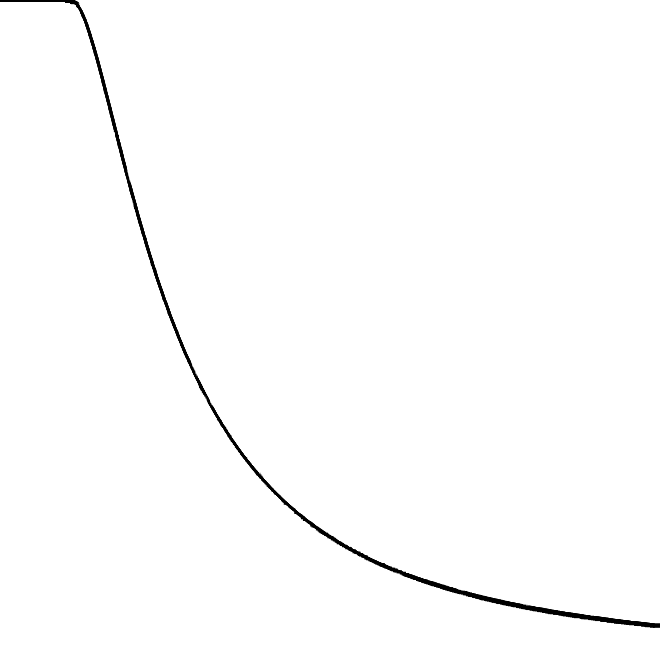
#> input picture ftc/src/main/kotlin/org/fishies/routine/ftc/drivers/sensorange/pasted file3.png, 660 x 666 px
$ python analyze.py
#> lines starting #> are read from the running program, lines starting #| are printed output that depends on the picture
# half written by chatgpt and half written by me
# don't know which half is mine and which half is chat's

from PIL import Image
import numpy as np
import matplotlib.pyplot as plt
import pandas as pd
import pyperclip

# Load the image
image_path = "./pasted file3.png"
img = Image.open(image_path).convert("L").rotate(180)  # Convert to grayscale
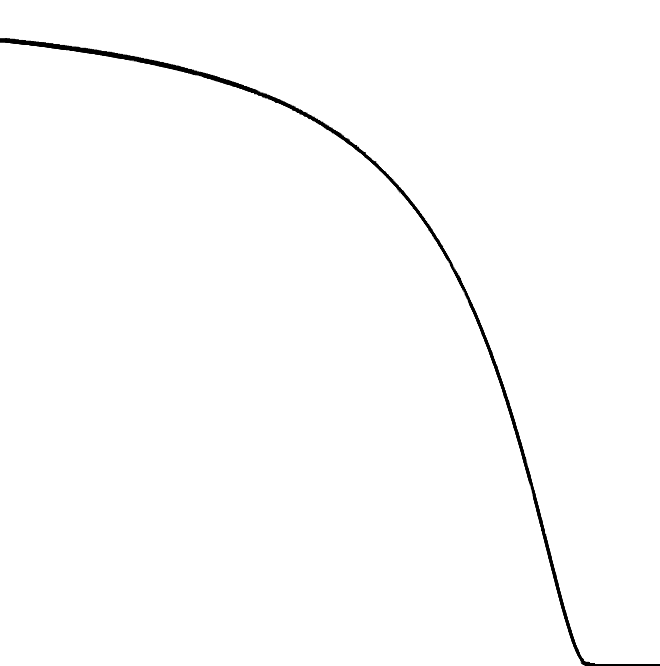
#> img: PIL image 660x666 L; min 0, max 255, mean 252.8
# img.show()

# Convert image to numpy array
img_array = np.array(img)

# Find the curve by detecting dark pixels
threshold = 127  # Assuming black curve on white background
old_curve_points = np.column_stack(np.where(img_array < threshold))
#> old_curve_points = 3805 pairs, first value 38 to 665, second value 0 to 659
py_curve_points = []
seen_points = set()
for value in old_curve_points:
    if value[1] not in seen_points:
        py_curve_points.append(value.tolist())
        seen_points.add(value[1])
#> this loop made 3805 passes
#> value on passes 1 to 3: [38, 0], [38, 1], [38, 2]
#> after the loop, py_curve_points = 660 pairs, first value 38 to 664, second value 0 to 659; seen_points = 660 items

curve_points = np.array(py_curve_points)
#> curve_points has the same summary as py_curve_points

# Flip from (row, col) to (x, y)
# curve_points = np.array([[x, y] for y, x in curve_points])

# Remove duplicates by x and take the average y for each x
df = pd.DataFrame(curve_points, columns=["x", "y"])
#> df = table of 660 rows and 2 columns
df_grouped = df.groupby("x")["y"].min().reset_index()
#> df_grouped = table of 333 rows and 2 columns

# Normalize x from 0 to 50, y from 0 to 1
# x_min, x_max = 0,
y_min, y_max = 0, img.size[0]
#> y_min = 0; y_max = 660
#
# df_grouped["y"] = 50 * (df_grouped["y"] - x_min) / (x_max - x_min)
df_grouped["y"] = y_max - (df_grouped["y"])  # Invert y-axis
new_xs = range(df_grouped["x"].max() + 1)
new_ys = np.interp(new_xs, df_grouped["x"], df_grouped["y"])
#> new_ys = 665 values, max 660 at index 0, min 65 at index 664, mean 233.2
# df_grouped["x"], df_grouped["y"] = df_grouped["y"], df_grouped["x"]

# Show preview
pyperclip.copy(pd.DataFrame(np.column_stack((new_xs, new_ys))).to_csv(index=False))

$ run again, with ftc/src/main/kotlin/org/fishies/routine/ftc/drivers/sensorange/pasted file2.png copied over ftc/src/main/kotlin/org/fishies/routine/ftc/drivers/sensorange/pasted file3.png
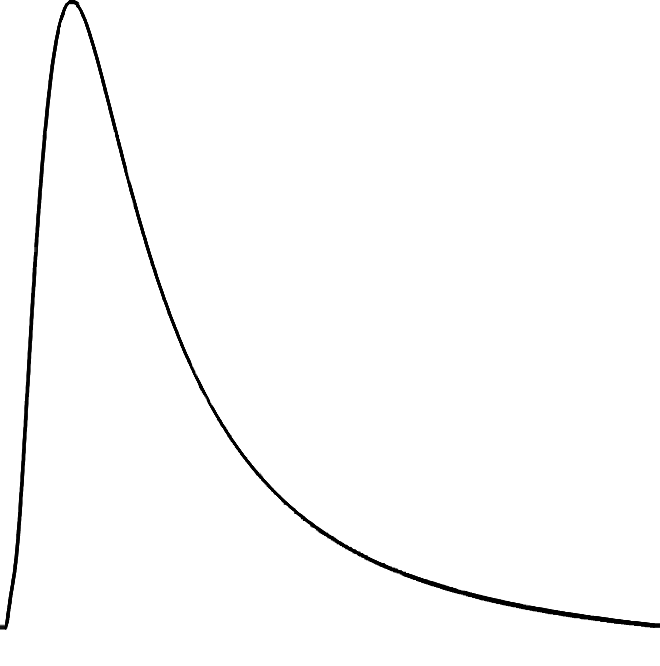
#> input picture ftc/src/main/kotlin/org/fishies/routine/ftc/drivers/sensorange/pasted file2.png, 660 x 666 px
#> `img = Image.open(image_path).convert("L").rotate(180)`:
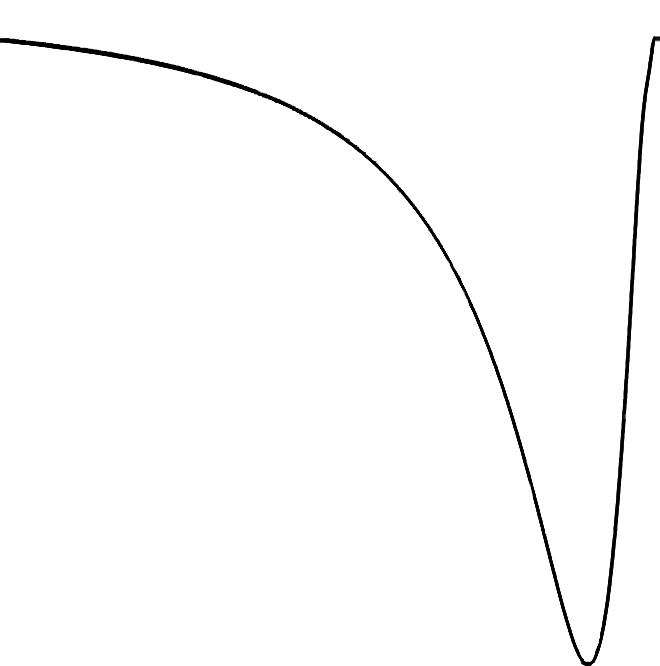
#> img: PIL image 660x666 L; min 0, max 255, mean 251.5
#> old_curve_points = 6076 pairs, first value 36 to 665, second value 0 to 659
#> the loop `for value in old_curve_points:` made 6076 passes
#> value on passes 1 to 3: [36, 654], [37, 653], [37, 654]
#> after the loop `for value in old_curve_points:`: py_curve_points = 660 pairs, first value 36 to 662, second value 0 to 659; seen_points = 660 items
#> curve_points has the same summary as py_curve_points
#> df = table of 660 rows and 2 columns
#> df_grouped = table of 366 rows and 2 columns
#> new_ys = 663 values, max 660 at index 38, min 6 at index 0, mean 189.3

$ run again, with ftc/src/main/kotlin/org/fishies/routine/ftc/drivers/sensorange/pasted file.png copied over ftc/src/main/kotlin/org/fishies/routine/ftc/drivers/sensorange/pasted file3.png
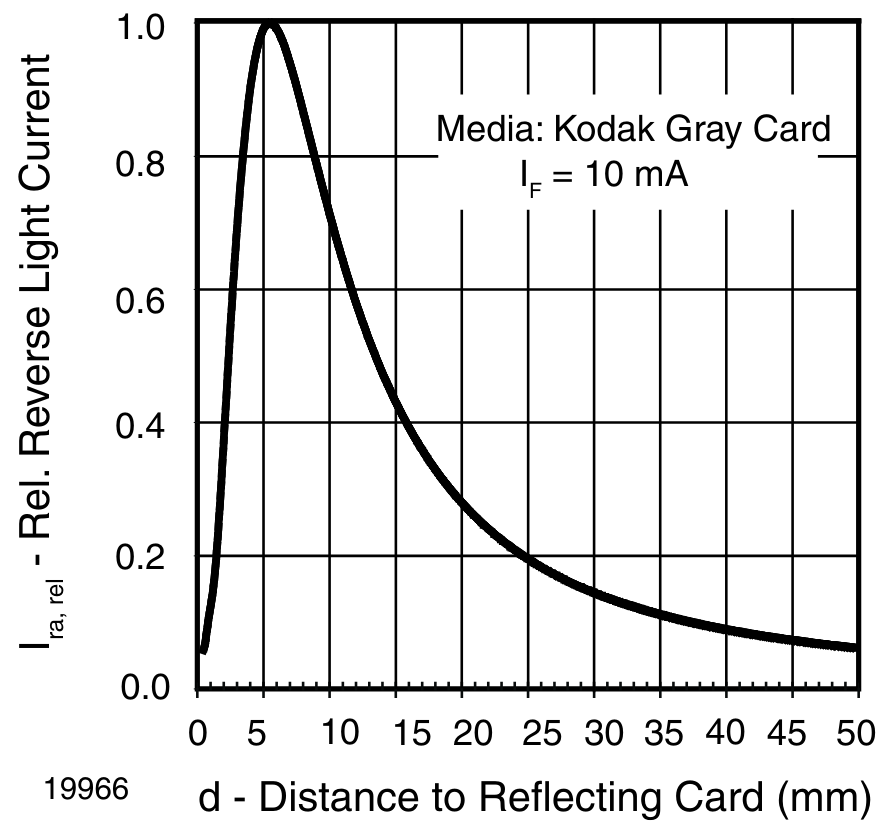
#> input picture ftc/src/main/kotlin/org/fishies/routine/ftc/drivers/sensorange/pasted file.png, 888 x 839 px
#> `img = Image.open(image_path).convert("L").rotate(180)`:
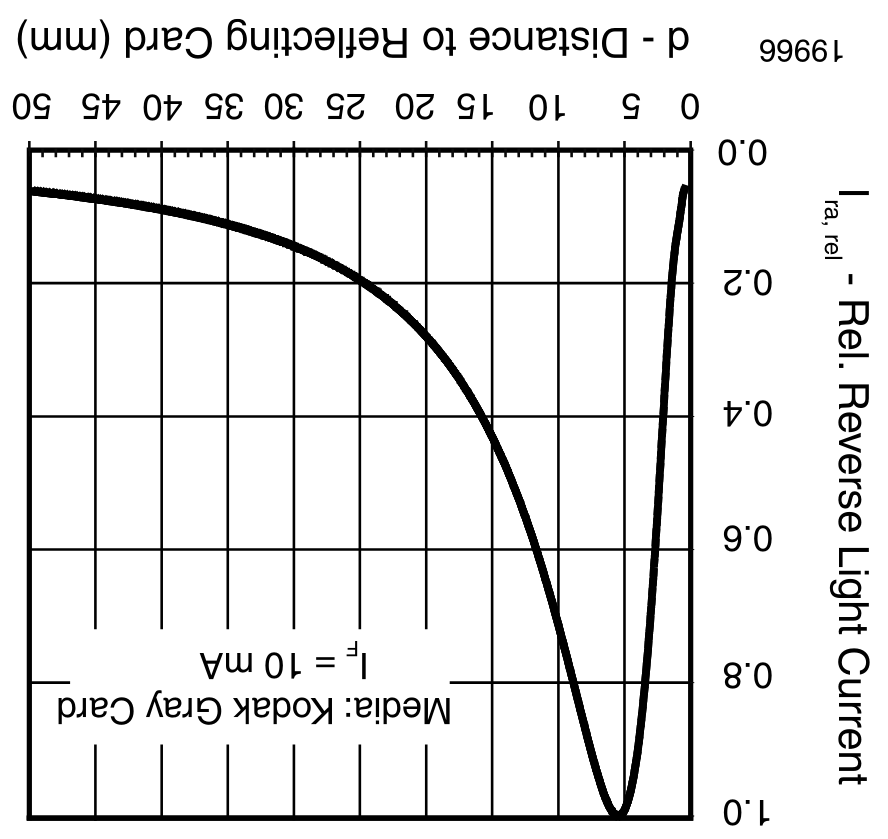
#> img: PIL image 888x839 L; min 0, max 255, mean 231.5
#> old_curve_points = 68966 pairs, first value 19 to 825, second value 13 to 869
#> the loop `for value in old_curve_points:` made 68966 passes
#> value on passes 1 to 3: [19, 25], [19, 26], [19, 100]
#> after the loop `for value in old_curve_points:`: py_curve_points = 828 pairs, first value 19 to 661, second value 13 to 869; seen_points = 828 items
#> curve_points has the same summary as py_curve_points
#> df = table of 828 rows and 2 columns
#> df_grouped = table of 56 rows and 2 columns
#> new_ys = 662 values, max 875 at index 101, min 19 at index 661, mean 205.9
